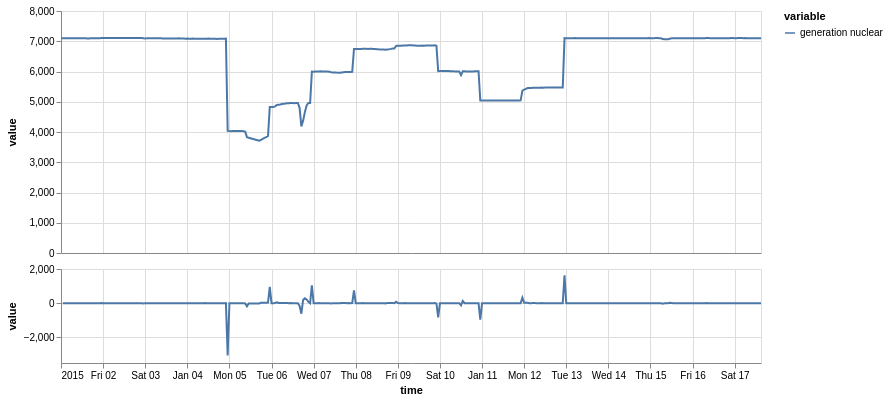

The notebook cell this image was saved under:
### Markdown cell above
## Fractional heights

`float` heights are weights: they are normalised by their own sum and share the
height of the figure, minus the gaps between the panels.

### Code cell
forecast = on.Plot(nuclear).add(on.marks.line)
residuals = on.Plot(nuclear.diff()).add(on.marks.line)

on.rows(forecast, residuals, heights=[0.72, 0.28])\
    .properties(width=700, height=340)\
    .show()

### Figure 1 — Vega specification as saved in the notebook (floating-point values rounded to 4 significant figures; data arrays with more than 128 entries replaced by an {"elided": "..."} marker saying what was removed)
{"$schema": "https://vega.github.io/schema/vega/v5.json", "data": [{"name": "source_0", "values": {"elided": "400 records"}, "transform": [{"type": "formula", "expr": "toDate(datum['time'])", "as": "time"}]}, {"name": "source_1", "values": {"elided": "399 records"}, "transform": [{"type": "formula", "expr": "toDate(datum['time'])", "as": "time"}]}, {"name": "source_0_color_domain_variable_0", "values": [{"variable": "generation nuclear"}]}, {"name": "source_1_color_domain_variable_1", "values": [{"variable": "generation nuclear"}]}, {"name": "source_0_concat_0_y_domain_value", "values": [{"min": 3712.0, "max": 7108.0}]}, {"name": "source_1_concat_1_y_domain_value", "values": [{"min": -3052.0, "max": 1631.0}]}], "signals": [{"name": "concat_0_height", "value": 242}, {"name": "concat_1_height", "value": 94}], "marks": [{"type": "group", "name": "concat_0_group", "encode": {"update": {"width": {"signal": "width"}, "height": {"signal": "concat_0_height"}}}, "marks": [{"type": "group", "name": "concat_0_layer_0_pathgroup", "from": {"facet": {"data": "source_0", "name": "faceted_path_concat_0_layer_0_main", "groupby": ["variable"]}}, "encode": {"update": {"width": {"field": {"signal": null, "datum": null, "group": "width", "parent": null}}, "height": {"field": {"signal": null, "datum": null, "group": "height", "parent": null}}}}, "marks": [{"type": "line", "name": "concat_0_layer_0_marks", "from": {"data": "faceted_path_concat_0_layer_0_main"}, "sort": {"field": "x"}, "encode": {"update": {"y": {"field": "value", "scale": "concat_0_y"}, "defined": {"signal": "isValid(datum[\"time\"]) && isFinite(+datum[\"time\"]) && isValid(datum[\"value\"]) && isFinite(+datum[\"value\"])"}, "stroke": {"field": "variable", "scale": "color"}, "x": {"field": "time", "scale": "x"}}}, "style": ["line"]}]}], "axes": [{"scale": "x", "grid": true, "domain": false, "gridScale": "concat_0_y", "orient": "bottom", "tickCount": {"signal": "ceil(width/40)"}, "labels": false, "minExtent": 0, "ticks": false, "zindex": 0, "maxExtent": 0, "aria": false}, {"scale": "concat_0_y", "ticks": false, "tickCount": {"signal": "ceil(concat_0_height/40)"}, "maxExtent": 0, "gridScale": "x", "aria": false, "zindex": 0, "grid": true, "minExtent": 0, "orient": "left", "labels": false, "domain": false}, {"scale": "x", "zindex": 0, "grid": false, "labels": false, "tickCount": {"signal": "ceil(width/40)"}, "orient": "bottom", "labelFlush": true, "maxExtent": 0, "minExtent": 0, "labelOverlap": true, "ticks": false}, {"scale": "concat_0_y", "grid": false, "tickCount": {"signal": "ceil(concat_0_height/40)"}, "title": "value", "zindex": 0, "orient": "left", "labelOverlap": true}], "style": "cell"}, {"type": "group", "name": "concat_1_group", "encode": {"update": {"height": {"signal": "concat_1_height"}, "width": {"signal": "width"}}}, "marks": [{"type": "group", "name": "concat_1_layer_0_pathgroup", "from": {"facet": {"data": "source_1", "name": "faceted_path_concat_1_layer_0_main", "groupby": ["variable"]}}, "encode": {"update": {"width": {"field": {"signal": null, "datum": null, "group": "width", "parent": null}}, "height": {"field": {"signal": null, "datum": null, "group": "height", "parent": null}}}}, "marks": [{"type": "line", "name": "concat_1_layer_0_marks", "from": {"data": "faceted_path_concat_1_layer_0_main"}, "sort": {"field": "x"}, "encode": {"update": {"stroke": {"field": "variable", "scale": "color"}, "x": {"field": "time", "scale": "x"}, "y": {"field": "value", "scale": "concat_1_y"}, "defined": {"signal": "isValid(datum[\"time\"]) && isFinite(+datum[\"time\"]) && isValid(datum[\"value\"]) && isFinite(+datum[\"value\"])"}}}, "style": ["line"]}]}], "axes": [{"scale": "x", "labels": false, "aria": false, "ticks": false, "grid": true, "zindex": 0, "gridScale": "concat_1_y", "tickCount": {"signal": "ceil(width/40)"}, "domain": false, "maxExtent": 0, "orient": "bottom", "minExtent": 0}, {"scale": "concat_1_y", "domain": false, "minExtent": 0, "aria": false, "gridScale": "x", "maxExtent": 0, "grid": true, "orient": "left", "ticks": false, "zindex": 0, "labels": false, "tickCount": {"signal": "ceil(concat_1_height/40)"}}, {"scale": "x", "labelOverlap": true, "labelFlush": true, "orient": "bottom", "zindex": 0, "tickCount": {"signal": "ceil(width/40)"}, "title": "time", "grid": false}, {"scale": "concat_1_y", "orient": "left", "labelOverlap": true, "zindex": 0, "title": "value", "tickCount": {"signal": "ceil(concat_1_height/40)"}, "grid": false}], "style": "cell"}], "scales": [{"name": "x", "type": "time", "domain": {"fields": [{"data": "source_0", "field": "time"}, {"data": "source_1", "field": "time"}]}, "range": [0, {"signal": "width"}]}, {"name": "color", "type": "ordinal", "domain": {"fields": [{"data": "source_0_color_domain_variable_0", "field": "variable"}, {"data": "source_1_color_domain_variable_1", "field": "variable"}], "sort": true}, "range": "category"}, {"name": "concat_0_y", "type": "linear", "domain": [{"signal": "(data(\"source_0_concat_0_y_domain_value\")[0] || {}).min"}, {"signal": "(data(\"source_0_concat_0_y_domain_value\")[0] || {}).max"}], "range": [{"signal": "concat_0_height"}, 0], "zero": true, "nice": true}, {"name": "concat_1_y", "type": "linear", "domain": [{"signal": "(data(\"source_1_concat_1_y_domain_value\")[0] || {}).min"}, {"signal": "(data(\"source_1_concat_1_y_domain_value\")[0] || {}).max"}], "range": [{"signal": "concat_1_height"}, 0], "zero": true, "nice": true}], "padding": 5, "config": {"axisY": {"minExtent": 40}}, "layout": {"padding": 4, "columns": 1, "bounds": "full", "align": "each", "center": false}, "legends": [{"stroke": "color", "symbolType": "stroke", "title": "variable"}], "background": "white", "width": 700}
